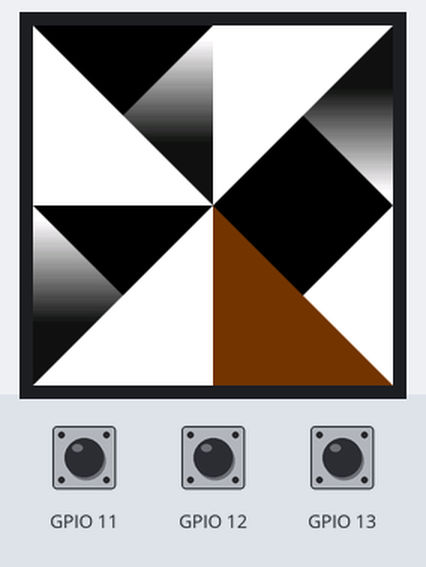
Recording of a sketch running on a simulated ESP32-S3. Shown: 240×240 colour display. The test bench sets the inputs (shaded band); at power-on: GPIO 11 HIGH, GPIO 13 HIGH, GPIO 12 HIGH. WiFi joins after 1.5 s; servers stay silent unless stated; random numbers use the default seed unless the sketch sets one; what the sketch prints to the serial monitor is not drawn.

Above: at 7.1 s.
7.2 s: GPIO 11 pulled LOW for 1 s
At 9.4 s:
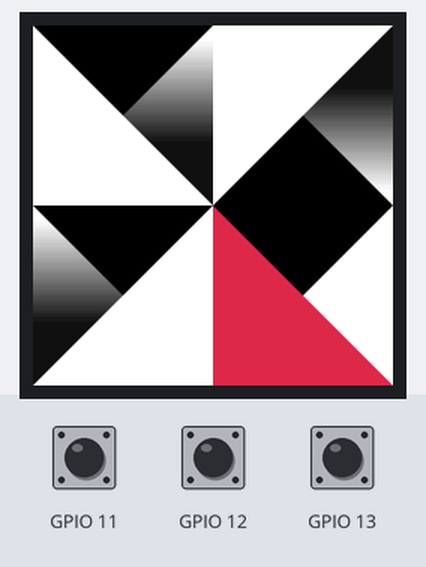
9.7 s: GPIO 13 pulled LOW for 3.2 s
At 13.6 s:
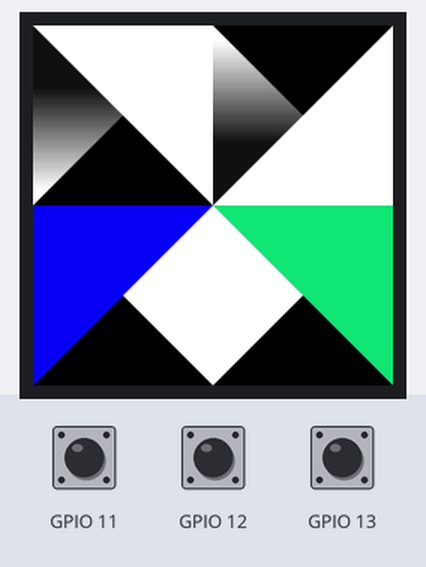
14.4 s: GPIO 11 pulled LOW for 0.15 s
At 15.3 s:
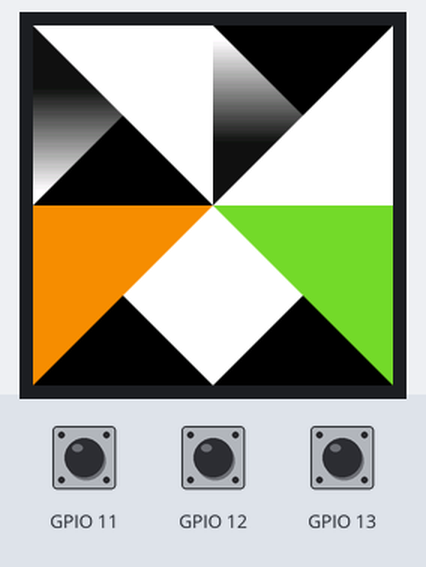
16.1 s: GPIO 13 pulled LOW for 0.15 s
At 16.8 s:
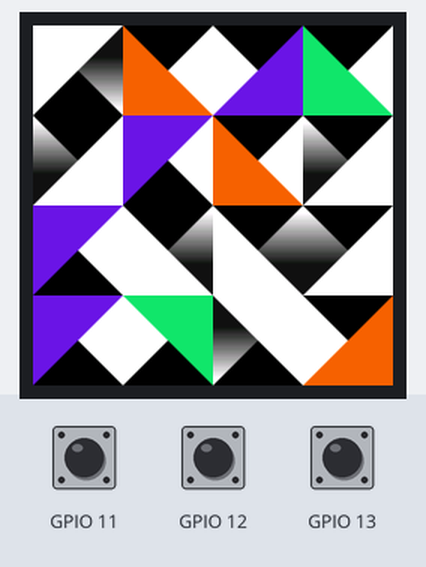
Timing chart, 0 to 19.1 s (numbered marks = the images above; inputs shaded):
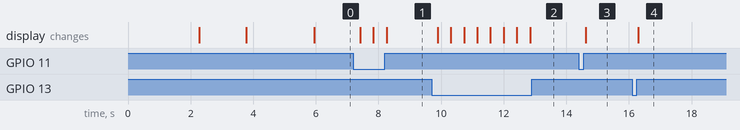

The sketch:

pico2_w_deco_generator.ino
```cpp
#include <SPI.h>
#include <WiFi.h>
#include <Adafruit_GFX.h>
#include <Adafruit_ST7789.h>

#define TFT_CS   17
#define TFT_DC   16
#define TFT_RST  20

Adafruit_ST7789 tft = Adafruit_ST7789(
    &SPI,
    TFT_CS,
    TFT_DC,
    TFT_RST
);

const char* ssid = "xxxxxx";
const char* password = "xxxxxx";

// IP
const char* serverIP = "192.xxx.x.xxx";
const int serverPort = 8080;

WiFiClient client;

// --------------------------------------------------
// Display
// --------------------------------------------------

const int WIDTH  = 240;
const int HEIGHT = 240;

uint16_t buffer[WIDTH * HEIGHT];

int tileSize;
int tilesX;
int tilesY;

int mode;

// --------------------------------------------------
// Shader state
// --------------------------------------------------

float seed = 1.0;

// --------------------------------------------------
// Theme state
// --------------------------------------------------

enum ColorTheme {
    THEME_RANDOM,
    THEME_MONOCHROMATIC,
    THEME_COMPLEMENTARY,
    THEME_ANALOGOUS,
    THEME_TRIADIC,
    THEME_TETRADIC,
    THEME_WARM,
    THEME_SPLIT_COMPLEMENTARY
};

ColorTheme colorTheme;

uint16_t colorMain;
uint16_t colorSecond;
uint16_t colorThird;
uint16_t colorFourth;

// --------------------------------------------------
// GLSL compatibility functions
// --------------------------------------------------

float fract(float x) {
  return x - floor(x);
}

float smoothstep(float edge0, float edge1, float x) {

  float t = constrain(
    (x - edge0) / (edge1 - edge0),
    0.0f,
    1.0f
  );

  return t * t * (3.0f - 2.0f * t);
}

// --------------------------------------------------
// RGB565
// --------------------------------------------------

uint16_t color565(uint8_t r, uint8_t g, uint8_t b) {
  return ((r & 0xF8) << 8) |
         ((g & 0xFC) << 3) |
         (b >> 3);
}

// --------------------------------------------------
// HSV -> RGB565
// --------------------------------------------------

uint16_t hsv565(float h, float s, float v) {

  h = fmod(h, 360.0f);
  if (h < 0) h += 360.0f;

  float r, g, b;

  int i = int(h / 60.0f);
  float f = (h / 60.0f) - i;

  float p = v * (1.0f - s);
  float q = v * (1.0f - f * s);
  float t = v * (1.0f - (1.0f - f) * s);

  switch (i) {
    case 0:
      r = v; g = t; b = p;
      break;

    case 1:
      r = q; g = v; b = p;
      break;

    case 2:
      r = p; g = v; b = t;
      break;

    case 3:
      r = p; g = q; b = v;
      break;

    case 4:
      r = t; g = p; b = v;
      break;

    default:
      r = v; g = p; b = q;
      break;
  }

  return color565(
    (uint8_t)(r * 255.0f),
    (uint8_t)(g * 255.0f),
    (uint8_t)(b * 255.0f)
  );
}

// --------------------------------------------------
// Text Helper
// --------------------------------------------------

void drawText(const char *text, uint16_t color, int y)
{
    tft.setCursor(0, y);
    tft.setTextColor(color);
    tft.setTextWrap(true);
    tft.print(text);
}

// --------------------------------------------------
// 2D hash incorporating our seed
// --------------------------------------------------

float tileHash(float x, float y) {

  float n =
    sin(
      x * 227.1f +
      y * 311.7f +
      seed * 74.7f
    ) * 4375.5453f;

  return n - floor(n);
}

// --------------------------------------------------
// Should Subdivide function
// --------------------------------------------------

bool shouldSubdivide(float hs, float tr) {
  return hs > tr;
}

// --------------------------------------------------
// Main procedural drawing function
// --------------------------------------------------

void drawTilePattern() {

  float resolution = 240.0f;

  // This is the shader's scale for a smaller display.
  float scale = 1.f;
  float px = mode == 3 ? random(1.0,5.0) : 1.0f / resolution * scale;

  // ------------------------------------------------
  // First pass
  // ------------------------------------------------

  for (int y = 0; y < HEIGHT; y++) {

    for (int x = 0; x < WIDTH; x++) {

      int idX = x / tileSize;
      int idY = y / tileSize;

      int localX = x % tileSize;
      int localY = y % tileSize;

      float currentTileSize = tileSize;

      // --------------------------------------------------
      // Occasionally subdivide the tile
      // --------------------------------------------------

      float parentHash = tileHash(idX, idY);

      if (shouldSubdivide(parentHash, currentTileSize > 120 ? .425 : .85)) {

        // ----------------------------------------------
        // First subdivision
        // ----------------------------------------------

        int half = tileSize / 2;

        int subX = localX / half;
        int subY = localY / half;

        localX = localX % half;
        localY = localY % half;

        currentTileSize = half;

        idX = idX * 2 + subX;
        idY = idY * 2 + subY;


        // ----------------------------------------------
        // Second subdivision
        // ----------------------------------------------

        float subHash = tileHash(idX, idY);

        if (shouldSubdivide(subHash, currentTileSize > 120 ? .25 : .95)) {

          int half2 = currentTileSize / 2;

          int subX2 = localX / half2;
          int subY2 = localY / half2;

          localX = localX % half2;
          localY = localY % half2;

          currentTileSize = half2;

          idX = idX * 2 + subX2;
          idY = idY * 2 + subY2;
        }
      }

      // --------------------------------------------------
      // Position inside current tile
      // --------------------------------------------------

      float pX =
        ((float)localX + 0.5f) /
        currentTileSize - 0.5f;

      float pY =
        ((float)localY + 0.5f) /
        currentTileSize - 0.5f;

      // Random value for this tile
      float hs = tileHash(idX, idY);

      float tk = 0.0095f;
      float mx = 0.0005f;
      float fx = 184.0f;

      // ----------------------------------------------
      // Tile orientation
      // ----------------------------------------------

      float rnd = fract(hs * 37.32f);

      if (rnd > 0.5f)
        pX = -pX;

      if (rnd > 0.75f || rnd < 0.25f)
        pY = -pY;

      // ----------------------------------------------
      // Tile color
      // ----------------------------------------------

      rnd = fract(hs * 32.27f);

      //float hue = fract((hs * 1.23f) + rnd) * 360.0f;

      uint16_t tileColor;


      if (rnd > 0.65f) {

        int colorIndex = int(hs * 4.0f);
        uint16_t colors[] = {
            colorMain,
            colorSecond,
            colorThird,
            colorFourth
        };

        tileColor = colors[colorIndex];

      } else {

        tileColor = color565(255, 255, 255);
      }

      // ----------------------------------------------
      // Base color
      // ----------------------------------------------

      float base = 0.075f;

      float d = pX + pY;
      float f = pX - pY;

      // ----------------------------------------------
      // Main gradient
      // ----------------------------------------------

      float t;

      if (fract(hs * 32.27f) > 0.65f) {

        t = (f + 1.15f) * 1.5f;

      } else {

        t = (pY + 0.15f) * 1.75f;
      }

      t = constrain(t, 0.0f, 1.0f);

      // C starts as dark gray
      float cr = base;
      float cg = base;
      float cb = base;

      // Mix dark background with white
      float k = t;

      cr = base + (1.0f - base) * k;
      cg = base + (1.0f - base) * k;
      cb = base + (1.0f - base) * k;

      // ----------------------------------------------
      // Diagonal shadow
      //
      // GLSL:
      //
      // C = mix(C,k,smoothstep(px,-px,f));
      //
      // ----------------------------------------------

      float edgeF = 1.0f - smoothstep(
        -px,
        px,
        f
      );

      cr *= (1.0f - edgeF);
      cg *= (1.0f - edgeF);
      cb *= (1.0f - edgeF);

      // ----------------------------------------------
      // Color triangle
      // ----------------------------------------------

      float edgeD = 1.0f - smoothstep(
        -px,
        px,
        d
      );

      if (edgeD > 0.0f) {

        uint16_t rgb = tileColor;

        // Decode RGB565 approximately
        float rr = ((rgb >> 11) & 0x1F) / 31.0f;
        float gg = ((rgb >> 5) & 0x3F) / 63.0f;
        float bb = (rgb & 0x1F) / 31.0f;

        cr = cr * (1.0f - edgeD) + rr * edgeD;
        cg = cg * (1.0f - edgeD) + gg * edgeD;
        cb = cb * (1.0f - edgeD) + bb * edgeD;
      }

      buffer[y * WIDTH + x] = color565(
        (uint8_t)(cr * 255.0f),
        (uint8_t)(cg * 255.0f),
        (uint8_t)(cb * 255.0f)
      );
    }
  }
}

// --------------------------------------------------
// Tile Size Random
// --------------------------------------------------


void chooseTileSize() {

  const int sizes[] = {
    60,
    60,
    120,
    240
  };

  int count = sizeof(sizes) / sizeof(sizes[0]);

  tileSize = sizes[random(0, count)];

  tilesX = WIDTH / tileSize;
  tilesY = HEIGHT / tileSize;
}

// --------------------------------------------------
// Tile Palette Type
// --------------------------------------------------


float wrapHue(float h) {
    while (h >= 360.0f) h -= 360.0f;
    while (h < 0.0f) h += 360.0f;
    return h;
}

void choosePaletteType() {

    const ColorTheme themes[] = {
        THEME_RANDOM,
        THEME_MONOCHROMATIC,
        THEME_COMPLEMENTARY,
        THEME_ANALOGOUS,
        THEME_TRIADIC,
        THEME_TETRADIC,
        THEME_WARM,
        THEME_SPLIT_COMPLEMENTARY
    };

    int count = sizeof(themes) / sizeof(themes[0]);

    colorTheme = themes[random(0, count)];

    float h;

    if (random(0, 100) < 40) {
        // 40% chance of warm base hue
        h = random(0, 61);
    } else {
        // 60% chance of any hue
        h = random(0, 360);
    }

    float h2 = h;
    float h3 = h;
    float h4 = h;

    switch (colorTheme) {

        case THEME_RANDOM:

            h2 = random(0, 360);
            h3 = random(0, 360);
            h4 = random(0, 360);

            colorMain   = hsv565(h,  1.0f, 0.95f);
            colorSecond = hsv565(h2, 0.9f, 0.90f);
            colorThird  = hsv565(h3, 0.9f, 0.90f);
            colorFourth = hsv565(h4, 0.8f, 0.85f);

            break;


        case THEME_MONOCHROMATIC:

            // Same hue, different saturation/value

            colorMain   = hsv565(h, 1.00f, 0.95f);
            colorSecond = hsv565(h, 0.85f, 0.75f);
            colorThird  = hsv565(h, 0.60f, 0.95f);
            colorFourth = hsv565(h, 0.95f, 0.45f);

            break;


        case THEME_COMPLEMENTARY:

            // Opposite hues on the color wheel

            h2 = wrapHue(h + 180);
            h3 = wrapHue(h + 15);
            h4 = wrapHue(h2 + 15);

            colorMain   = hsv565(h,  1.0f, 0.95f);
            colorSecond = hsv565(h2, 1.0f, 0.95f);
            colorThird  = hsv565(h3, 0.7f, 0.80f);
            colorFourth = hsv565(h4, 0.7f, 0.80f);

            break;


        case THEME_ANALOGOUS:

            // Neighboring hues

            h2 = wrapHue(h + 30);
            h3 = wrapHue(h + 60);
            h4 = wrapHue(h - 30);

            colorMain   = hsv565(h,  1.0f, 0.95f);
            colorSecond = hsv565(h2, 0.9f, 0.95f);
            colorThird  = hsv565(h3, 0.8f, 0.85f);
            colorFourth = hsv565(h4, 0.9f, 0.90f);

            break;


        case THEME_TRIADIC:

            // Three colors spaced 120 degrees apart

            h2 = wrapHue(h + 120);
            h3 = wrapHue(h + 240);
            h4 = wrapHue(h + 20);

            colorMain   = hsv565(h,  1.0f, 0.95f);
            colorSecond = hsv565(h2, 0.9f, 0.90f);
            colorThird  = hsv565(h3, 0.9f, 0.90f);
            colorFourth = hsv565(h4, 0.7f, 0.80f);

            break;


        case THEME_TETRADIC:

            // Four hues forming two complementary pairs

            h2 = wrapHue(h + 60);
            h3 = wrapHue(h + 180);
            h4 = wrapHue(h + 240);

            colorMain   = hsv565(h,  1.0f, 0.95f);
            colorSecond = hsv565(h2, 0.9f, 0.90f);
            colorThird  = hsv565(h3, 0.9f, 0.90f);
            colorFourth = hsv565(h4, 0.8f, 0.85f);

            break;


        case THEME_WARM:

            // Restrict hue to warm spectrum
            // Red -> Orange -> Yellow

            h  = random(0, 61);

            h2 = wrapHue(h + random(10, 31));
            h3 = wrapHue(h + random(30, 61));
            h4 = wrapHue(h - random(10, 31));

            colorMain   = hsv565(h,  1.0f, 0.95f);
            colorSecond = hsv565(h2, 1.0f, 0.95f);
            colorThird  = hsv565(h3, 0.9f, 0.95f);
            colorFourth = hsv565(h4, 0.8f, 0.85f);

            break;


        case THEME_SPLIT_COMPLEMENTARY:

            // Base hue + hues adjacent to its opposite

            h2 = wrapHue(h + 150);
            h3 = wrapHue(h + 210);
            h4 = wrapHue(h + 20);

            colorMain   = hsv565(h,  1.0f, 0.95f);
            colorSecond = hsv565(h2, 0.9f, 0.90f);
            colorThird  = hsv565(h3, 0.9f, 0.90f);
            colorFourth = hsv565(h4, 0.7f, 0.85f);

            break;
    }
}


// --------------------------------------------------
// Activate Tiles
// --------------------------------------------------

void acitvateTiles() {
    seed = random(0, 100000) / 100.0f;
    mode = random(0,3);

    chooseTileSize();
    choosePaletteType();

    for (int i = 0; i < WIDTH * HEIGHT; i++) {
        buffer[i] = color565(19, 19, 19);
    }

    drawTilePattern();

    tft.drawRGBBitmap(
    0,
    0,
    buffer,
    WIDTH,
    HEIGHT
    );
}

// --------------------------------------------------
// Setup
// --------------------------------------------------

void setup() {

  pinMode(13, INPUT_PULLUP);
  pinMode(12, INPUT_PULLUP);
  pinMode(11, INPUT_PULLUP);

  tft.init(240, 240);
  tft.fillScreen(ST77XX_BLACK);

  // Clear framebuffer
  memset(buffer, 0, sizeof(buffer));

  // Clear physical display
  tft.fillScreen(0x0000);

    // Connect to Wi-Fi
  Serial.begin(115200);

  delay(2000);

char message[64];

    snprintf(
        message,
        sizeof(message),
        "Connecting to %s",
        ssid
    );

    drawText(
        message,
        ST77XX_ORANGE,
        5
    );

  WiFi.begin(ssid, password);

  int attempts = 0;

  while (WiFi.status() != WL_CONNECTED && attempts < 30) {
      delay(500);

      Serial.print(".");
      Serial.print(" status=");
      Serial.println(WiFi.status());

      attempts++;
  }

  Serial.println();

  if (WiFi.status() == WL_CONNECTED) {
    drawText(
        "Connected!",
        ST77XX_GREEN,
        25
    );

    String ipMessage =
        "IP address: " +
        WiFi.localIP().toString();

    drawText(
        ipMessage.c_str(),
        ST77XX_GREEN,
        50
    );

  delay(2000);

  } else {
    drawText(
        "FAILED!",
        ST77XX_RED,
        25
      );

      String errorMessage =
        "WiFi status: " +
        String(WiFi.status());

      drawText(
        errorMessage.c_str(),
        ST77XX_RED,
        50
    );

    delay(2000);

  }

  randomSeed(
    analogRead(A0) +
    analogRead(A1) +
    micros()
  );

  acitvateTiles();

}

void sendImageToMac() {

  const int TOTAL_PIXELS = 240 * 240;
  const int IMAGE_SIZE = TOTAL_PIXELS * 2;

  Serial.println("Connecting to Mac...");

  if (!client.connect(serverIP, serverPort)) {
    Serial.println("Connection failed!");
    return;
  }

  Serial.println("Connected!");

  // HTTP headers
  client.println("POST /tile HTTP/1.1");
  client.print("Host: ");
  client.println(serverIP);
  client.println("Content-Type: application/octet-stream");
  client.print("Content-Length: ");
  client.println(IMAGE_SIZE);
  client.println("Connection: close");
  client.println();

  // --------------------------------------------------
  // Send RGB565 framebuffer in chunks
  // --------------------------------------------------

  const int CHUNK_PIXELS = 256;
  uint8_t sendBuffer[CHUNK_PIXELS * 2];

  int totalSent = 0;

  for (int start = 0; start < TOTAL_PIXELS; start += CHUNK_PIXELS) {

    int count = min(CHUNK_PIXELS, TOTAL_PIXELS - start);

    for (int i = 0; i < count; i++) {

      uint16_t pixel = buffer[start + i];

      // Server expects RGB565 big-endian:
      // high byte first, low byte second
      sendBuffer[i * 2]     = (pixel >> 8) & 0xFF;
      sendBuffer[i * 2 + 1] = pixel & 0xFF;
    }

    int bytesThisChunk = count * 2;

    size_t written = client.write(
      sendBuffer,
      bytesThisChunk
    );

    totalSent += written;

    // If the WiFi client couldn't accept the whole chunk,
    // stop rather than silently sending a truncated image.
    if (written != bytesThisChunk) {
      Serial.println("ERROR: Incomplete client.write()");
      Serial.print("Expected this chunk: ");
      Serial.println(bytesThisChunk);
      Serial.print("Actually written: ");
      Serial.println(written);
      Serial.print("Total bytes sent: ");
      Serial.println(totalSent);

      client.stop();
      return;
    }
  }

  // Make sure all outgoing data has been handed to the network stack.
  client.flush();

  Serial.println("Image sent!");
  Serial.print("Expected bytes: ");
  Serial.println(IMAGE_SIZE);
  Serial.print("Bytes written: ");
  Serial.println(totalSent);

  // --------------------------------------------------
  // Wait for server response
  // --------------------------------------------------

  unsigned long timeout = millis();

  while (client.connected() && millis() - timeout < 3000) {

    while (client.available()) {
      char c = client.read();
      Serial.write(c);
      timeout = millis();
    }
  }

  client.stop();

  Serial.println();
  Serial.println("Disconnected.");
}

// --------------------------------------------------
// Main loop
// --------------------------------------------------

void loop() {

  int buttonStateA = digitalRead(13);
  if (buttonStateA == LOW) {
          acitvateTiles();
          delay(200);
  }

  int buttonStateB = digitalRead(12);
  if (buttonStateB == LOW) {
          sendImageToMac();
          delay(200);
  }

  int buttonStateC = digitalRead(11);
  if (buttonStateC == LOW) {
          choosePaletteType();

            drawTilePattern();

            tft.drawRGBBitmap(
            0,
            0,
            buffer,
            WIDTH,
            HEIGHT
            );

          delay(200);
  }


  delay(50);
}
```

Measured:
- after the input at 7.2 s, the display: first changes after 0.22 s (image 1 shows a later state)
- after the input at 9.7 s, the display: first changes after 0.19 s (image 2 shows a later state)
- after the input at 14.4 s, the display: changes after 0.22 s (image 3)
- after the input at 16.1 s, the display: changes after 0.19 s (image 4)
